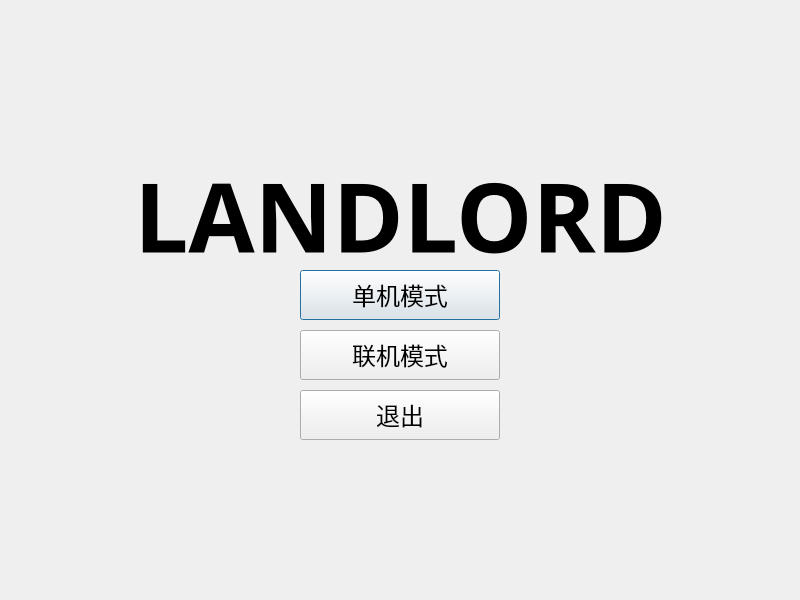
<?xml version="1.0" encoding="UTF-8"?>
<ui version="4.0">
 <class>Gamestartscene</class>
 <widget class="QDialog" name="Gamestartscene">
  <property name="geometry">
   <rect>
    <x>0</x>
    <y>0</y>
    <width>800</width>
    <height>600</height>
   </rect>
  </property>
  <property name="windowTitle">
   <string>Dialog</string>
  </property>
  <widget class="QPushButton" name="start">
   <property name="geometry">
    <rect>
     <x>300</x>
     <y>270</y>
     <width>200</width>
     <height>50</height>
    </rect>
   </property>
   <property name="font">
    <font>
     <family>Cascadia Code</family>
     <pointsize>18</pointsize>
    </font>
   </property>
   <property name="text">
    <string>单机模式</string>
   </property>
  </widget>
  <widget class="QPushButton" name="online">
   <property name="geometry">
    <rect>
     <x>300</x>
     <y>330</y>
     <width>200</width>
     <height>50</height>
    </rect>
   </property>
   <property name="font">
    <font>
     <family>Cascadia Code</family>
     <pointsize>18</pointsize>
    </font>
   </property>
   <property name="text">
    <string>联机模式</string>
   </property>
  </widget>
  <widget class="QLabel" name="label">
   <property name="geometry">
    <rect>
     <x>50</x>
     <y>120</y>
     <width>701</width>
     <height>191</height>
    </rect>
   </property>
   <property name="font">
    <font>
     <family>Britannic</family>
     <pointsize>72</pointsize>
     <bold>true</bold>
    </font>
   </property>
   <property name="text">
    <string>LANDLORD</string>
   </property>
   <property name="alignment">
    <set>Qt::AlignCenter</set>
   </property>
  </widget>
  <widget class="QPushButton" name="exit">
   <property name="geometry">
    <rect>
     <x>300</x>
     <y>390</y>
     <width>200</width>
     <height>50</height>
    </rect>
   </property>
   <property name="font">
    <font>
     <family>Cascadia Code</family>
     <pointsize>18</pointsize>
    </font>
   </property>
   <property name="text">
    <string>退出</string>
   </property>
  </widget>
 </widget>
 <resources/>
 <connections/>
</ui>
